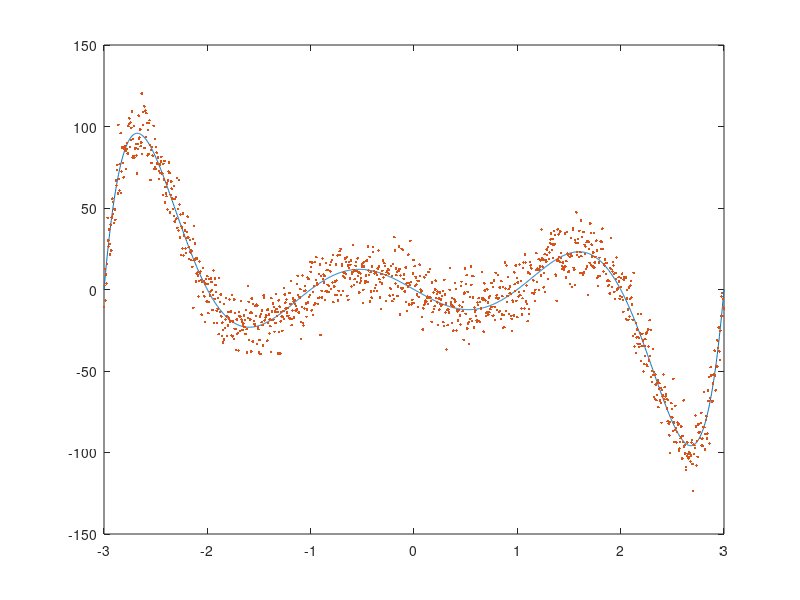

Write MATLAB code to recreate this figure. (Note: this script raises an error after producing the figure.)
figure(102);
x = -3:1/200:3;

fx = x.^7 - 14*x.^5 + 49*x.^3 - 36*x ;
plot(x,fx); hold on;

media  = 0;
desvio = 10; 
ruido = random('norm',media,desvio,1,length(x));
plot(x,fx+ruido,'.');
dataset = fx+ruido;

xnet = -3:1/100:3;
plot(xnet,net1(xnet),'r');
legend('f(x)','dataset','net(dataset)');